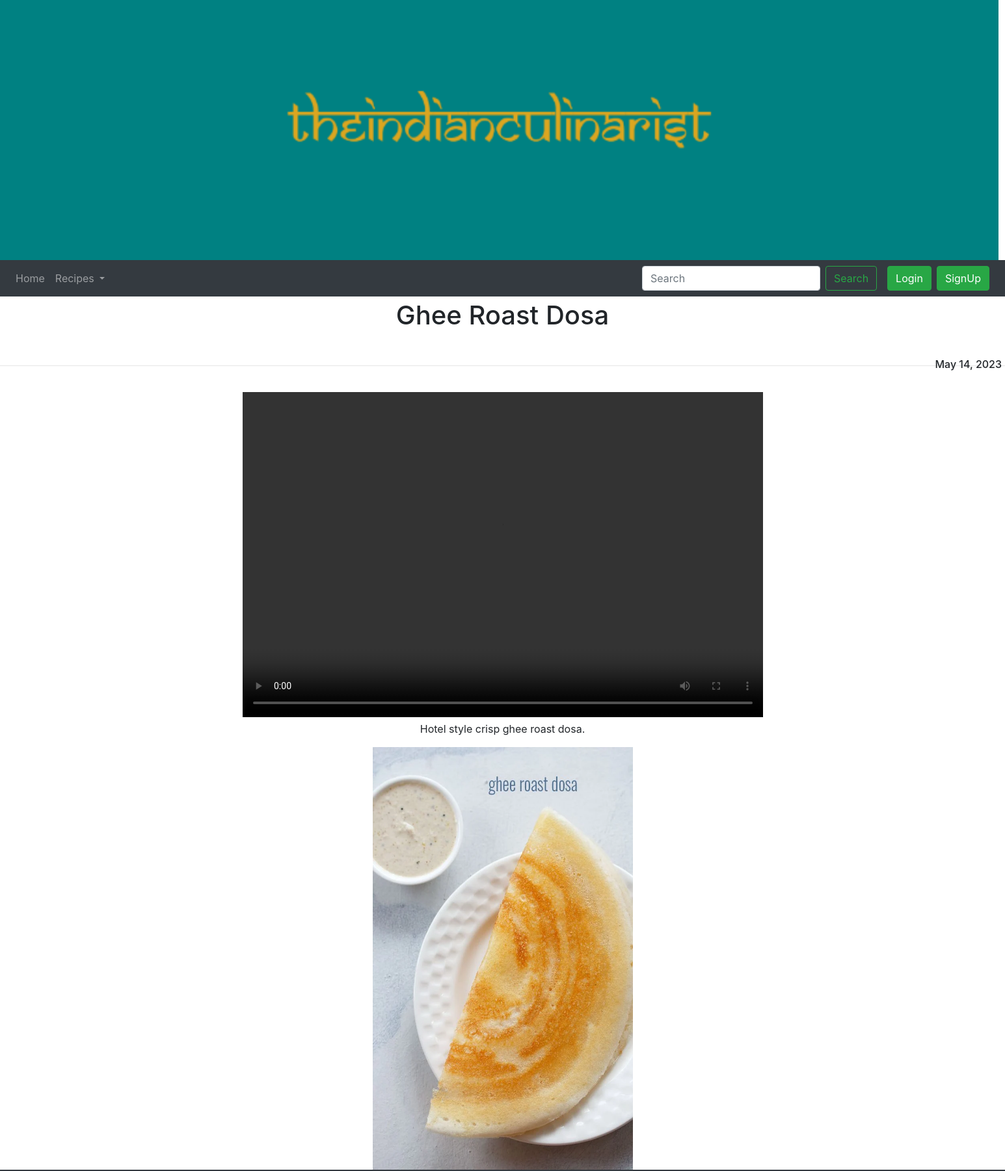
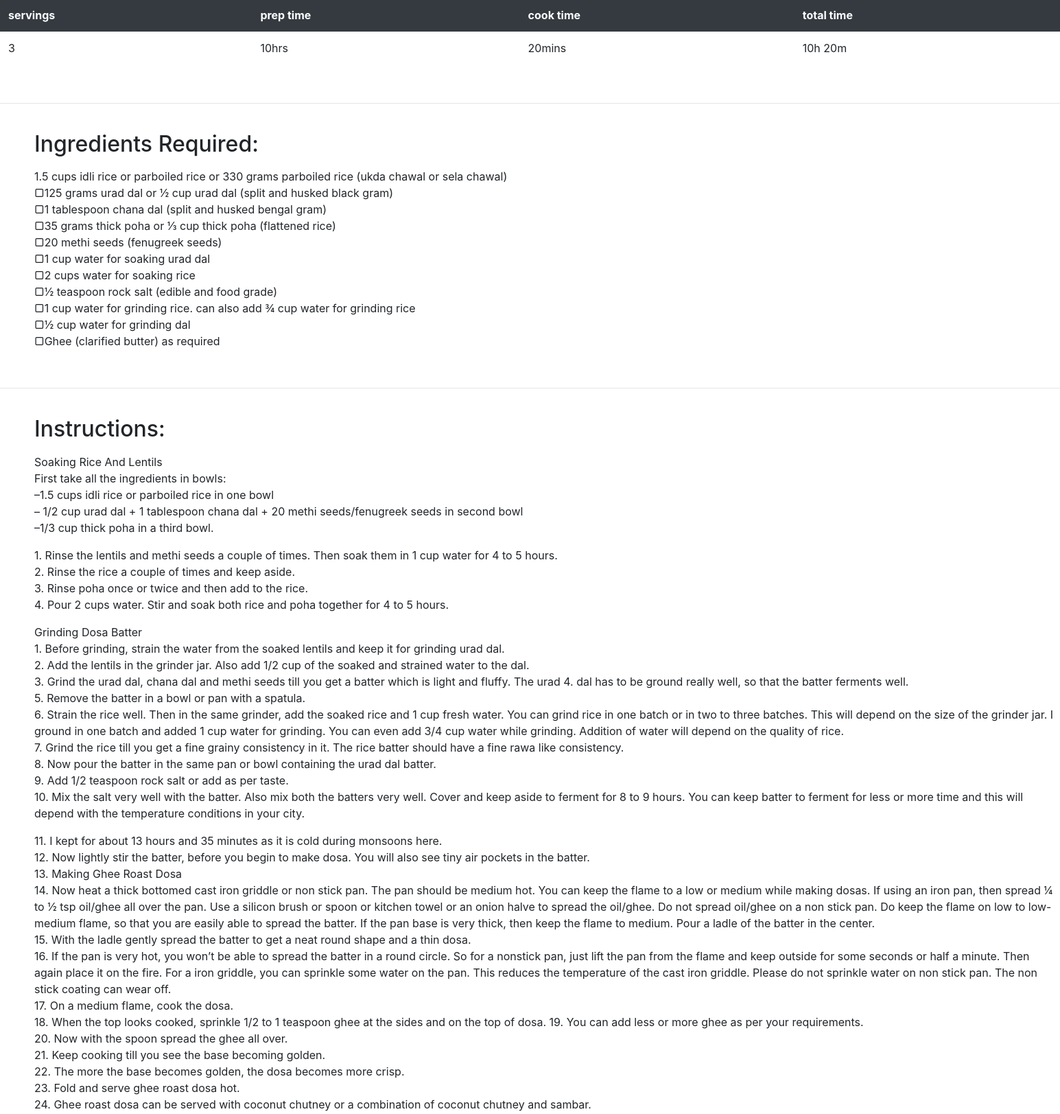
Screenshot of /display/Ghee Roast Dosa (upper part) with the database file from the repository (2 pictures, top to bottom).
### app/models.py (models this page shows, shortened)
class recipe(models.Model):
    region=models.CharField(max_length=100)
    title =models.CharField(max_length=100)
    image=models.ImageField(upload_to='images',default="")
    date=models.DateField()
    desc =models.TextField()
    ratings =models.FloatField()
    video =models.FileField(upload_to='videos')

class recipe_card(models.Model):
    myfk=models.ForeignKey(recipe,on_delete=models.CASCADE,default="")
    preptime =models.CharField(max_length=100)
    cooktime =models.CharField(max_length=100)
    totaltime =models.CharField(max_length=100)
    servings =models.CharField(max_length=100)
    instructions =models.TextField()
    ingredients=models.TextField(default="")

### app/views.py (the view, shortened to what this page needs)
# urls.py: path('display/<topic>', views.display,name="display")
def display(request,topic):
    article=recipe.objects.get(title=topic)
    card=recipe_card.objects.get(myfk=article)
    comments= Comment.objects.filter(post=article,parent=None)
    replies= Comment.objects.filter(post=article).exclude(parent=None)
    replyDict={}
    for reply in replies:
        if reply.parent.sno not in replyDict.keys():
            replyDict[reply.parent.sno]=[reply]
        else:
            replyDict[reply.parent.sno].append(reply)
    return render(request,'app/display.html',{"article":article,"card":card,'comments': comments, 'user': request.user,'replyDict': replyDict})

### app/templatetags/extras.py (called while the page is built)
@register.filter(name='get_val')
def get_val(dict, key):
    return dict.get(key)

### app/templates/app/display.html (shortened to what this page needs)
{% extends 'app/navbar.html' %}
{% block content %}
{% load static %}
{% load humanize %}
{% load extras %}
    <center><h1 style="padding:5px;">{{ article.title }}</h1>
    <br />
    <h6 style="float:right; padding:5px;">{{article.date}} {{article.rating}}</h6>
    <hr />
    <br />
    <video width="800" height="500" controls>
      <source src="/media/{{article.video}}" type="video/mp4">
    </video>
    <p>{{article.desc}}</p>
    <img src="/media/{{article.image}}" class="bd-placeholder-img" width="400" height="650" aria-label="Placeholder: Thumbnail">
    <table class="table table-borderless">
      <thead class="table-dark">
        <tr>
          <th scope="col">servings</th>
          <th scope="col">prep time</th>
          <th scope="col">cook time</th>
          <th scope="col">total time</th>
        </tr>
      </thead>
      <tbody>
        <tr>
          <td>{{card.servings}}</td>
          <td>{{card.preptime}}</td>
          <td>{{card.cooktime}}</td>
          <td>{{card.totaltime}}</td>
        </tr>
      </tbody>
    </table>
    <br />
    <hr />
    <br /></center>
    <div   style="margin-left:50px;">
        <h2>Ingredients Required:</h2>
    <p>{{card.ingredients|linebreaks}}</p>
       </div>
    <br />
     <hr />
    <br />
    <div   style="margin-left:50px;">
        <h2>Instructions:</h2>
        <p>{{card.instructions|linebreaks}}</p>
    </div>
{% endblock %}

### rows the page displays
recipe: title "Ghee Roast Dosa", date "May 14, 2023", desc "Hotel style crisp ghee roast dosa.", image (picture)
recipe_card: servings "3", preptime "10hrs", cooktime "20mins", totaltime "10h 20m", ingredients "1.5 cups idli rice or parboiled rice or 330 grams parboiled rice (ukda chawal or sela chawal) ▢125 grams urad dal or ½ cup urad dal (split and husked black gram) ▢1 tablespoon chana dal (split and husked bengal gram) ▢35 grams thick poha or ⅓ cup thick poha (flattened rice) ▢20 methi seeds (fenugreek seeds) ▢1 cup water for soaking urad dal ▢2 cups water for soaking rice ▢½ teaspoon rock salt (edible and food grade) ▢1 cup water for grinding rice. can also add ¾ cup water for grinding rice ▢½ cup water for grinding dal ▢Ghee (clarified butter) as required", instructions "Soaking Rice And Lentils First take all the ingredients in bowls: –1.5 cups idli rice or parboiled rice in one bowl – 1/2 cup urad dal + 1 tablespoon chana dal + 20 methi seeds/fenugreek seeds in second bowl –1/3 cup thick poha in a third bowl. 1. Rinse the lentils and methi seeds a couple of times. Then soak them in 1 cup water for 4 to 5 hours. 2. Rinse the rice a couple of times and keep aside. 3. Rinse poha once or twice and then add to the rice. 4. Pour 2 cups water. Stir and soak both rice and poha together for 4 to 5 hours. Grinding Dosa Batter 1. Before grinding, strain the water from the soaked lentils and keep it for grinding urad dal. 2. Add the lentils in the grinder jar. Also…"
